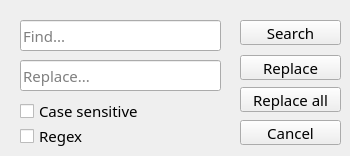
<?xml version="1.0" encoding="UTF-8"?>
<ui version="4.0">
 <class>ReplaceWindow</class>
 <widget class="QWidget" name="ReplaceWindow">
  <property name="geometry">
   <rect>
    <x>0</x>
    <y>0</y>
    <width>350</width>
    <height>156</height>
   </rect>
  </property>
  <property name="font">
   <font>
    <family>Montserrat</family>
    <pointsize>11</pointsize>
   </font>
  </property>
  <property name="windowTitle">
   <string>Replace</string>
  </property>
  <widget class="QLineEdit" name="findtxt">
   <property name="geometry">
    <rect>
     <x>20</x>
     <y>20</y>
     <width>201</width>
     <height>31</height>
    </rect>
   </property>
   <property name="inputMask">
    <string/>
   </property>
   <property name="text">
    <string/>
   </property>
   <property name="frame">
    <bool>true</bool>
   </property>
   <property name="cursorPosition">
    <number>0</number>
   </property>
   <property name="placeholderText">
    <string>Find...</string>
   </property>
  </widget>
  <widget class="QLineEdit" name="replacetxt">
   <property name="geometry">
    <rect>
     <x>20</x>
     <y>60</y>
     <width>201</width>
     <height>31</height>
    </rect>
   </property>
   <property name="placeholderText">
    <string>Replace...</string>
   </property>
  </widget>
  <widget class="QPushButton" name="searchbtn">
   <property name="geometry">
    <rect>
     <x>240</x>
     <y>20</y>
     <width>101</width>
     <height>25</height>
    </rect>
   </property>
   <property name="text">
    <string>Search</string>
   </property>
  </widget>
  <widget class="QCheckBox" name="casechb">
   <property name="geometry">
    <rect>
     <x>20</x>
     <y>100</y>
     <width>131</width>
     <height>22</height>
    </rect>
   </property>
   <property name="font">
    <font>
     <family>Montserrat</family>
     <pointsize>11</pointsize>
    </font>
   </property>
   <property name="text">
    <string>Case sensitive</string>
   </property>
  </widget>
  <widget class="QPushButton" name="replacebtn">
   <property name="geometry">
    <rect>
     <x>240</x>
     <y>55</y>
     <width>101</width>
     <height>25</height>
    </rect>
   </property>
   <property name="text">
    <string>Replace</string>
   </property>
  </widget>
  <widget class="QPushButton" name="replaceAllbtn">
   <property name="geometry">
    <rect>
     <x>240</x>
     <y>87</y>
     <width>101</width>
     <height>25</height>
    </rect>
   </property>
   <property name="text">
    <string>Replace all</string>
   </property>
  </widget>
  <widget class="QPushButton" name="cancelbtn">
   <property name="geometry">
    <rect>
     <x>240</x>
     <y>120</y>
     <width>101</width>
     <height>25</height>
    </rect>
   </property>
   <property name="text">
    <string>Cancel</string>
   </property>
  </widget>
  <widget class="QCheckBox" name="casechb_2">
   <property name="geometry">
    <rect>
     <x>20</x>
     <y>125</y>
     <width>131</width>
     <height>22</height>
    </rect>
   </property>
   <property name="font">
    <font>
     <family>Montserrat</family>
     <pointsize>11</pointsize>
    </font>
   </property>
   <property name="text">
    <string>Regex</string>
   </property>
  </widget>
 </widget>
 <resources/>
 <connections/>
</ui>
